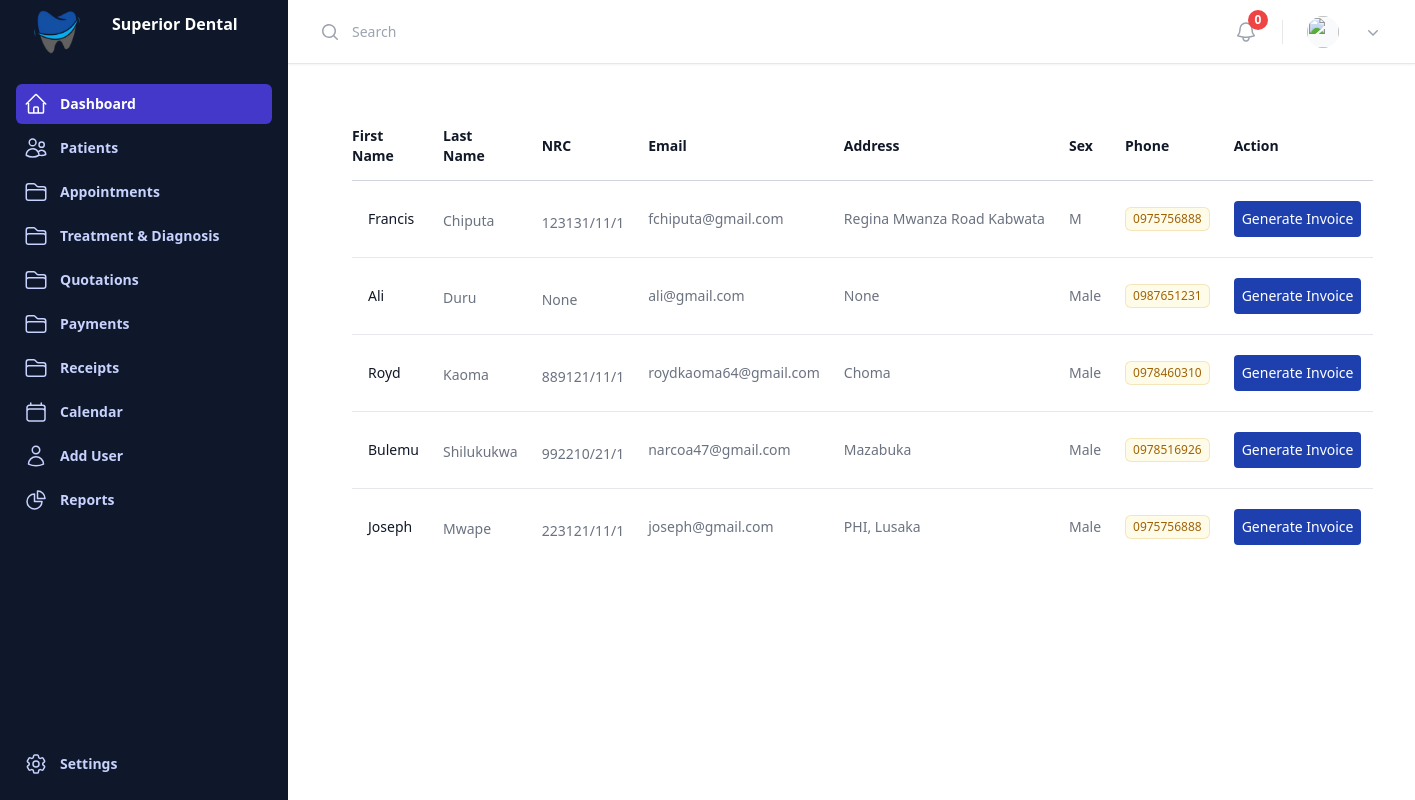
Screenshot of /create_inovice_list/ with the database file from the repository.
### patient/models.py (models this page shows, shortened)
class Patient(models.Model):
    first_name = models.CharField(max_length=50)
    last_name = models.CharField(max_length=50)
    date_of_birth = models.DateField(blank=True, null=True)
    gender_choices = [('M', 'Male'), ('F', 'Female')]
    gender = models.CharField(max_length=1, choices=gender_choices, blank=True, null=True)
    nrc = models.CharField(max_length=55,blank=True, null=True)
    phone = models.CharField(max_length=15)
    email = models.EmailField(unique=True)
    address = models.TextField(blank=True, null=True)
    medical_history = models.TextField(blank=True, null=True)
    is_patient = models.BooleanField(default=False)

### templates/views.py (the view)
# urls.py: path('create_inovice_list/', views.create_invoice_list_view, name='create_invoice_list'),
def create_invoice_list_view(request):
    patients = Patient.objects.filter(is_patient=True)
    return render(request, 'create_invoice.html', {
        'patients': patients
    })

### templates/create_invoice.html (shortened to what this page needs)
{% extends 'base.html' %}
{% block content %}
<div class="inline-block min-w-full py-2 align-middle sm:px-6 lg:px-8">
    <table class="min-w-full divide-y divide-gray-300">
      <thead>
        <tr>
          <th scope="col" class="py-3.5 pl-4 pr-3 text-left text-sm font-semibold text-gray-900 sm:pl-0">First Name</th>
          <th scope="col" class="px-3 py-3.5 text-left text-sm font-semibold text-gray-900">Last Name</th>
          <th scope="col" class="px-3 py-3.5 text-left text-sm font-semibold text-gray-900">NRC</th>
          <th scope="col" class="px-3 py-3.5 text-left text-sm font-semibold text-gray-900">Email</th>
          <th scope="col" class="px-3 py-3.5 text-left text-sm font-semibold text-gray-900">Address</th>
          <th scope="col" class="px-3 py-3.5 text-left text-sm font-semibold text-gray-900">Sex</th>
          <th scope="col" class="px-3 py-3.5 text-left text-sm font-semibold text-gray-900">Phone</th>
          <th scope="col" class="px-3 py-3.5 text-left text-sm font-semibold text-gray-900">Action</th>
        </tr>
      </thead>
      <tbody class="divide-y divide-gray-200 bg-white">
        {% for patients in patients %}
        <tr>
          <td class="whitespace-nowrap py-5 pl-4 pr-3 text-sm sm:pl-0">
            <div class="flex items-center">
              <div class="ml-4">
                <div class="font-medium text-gray-900">{{patients.first_name}}</div>
              </div>
            </div>
          </td>
          <td class="whitespace-nowrap px-3 py-5 text-sm text-gray-500">
              <div class="mt-1 text-gray-500"> {{ patients.last_name }} </div>
          </td>
          <td class="whitespace-nowrap px-3 py-5 text-sm text-gray-500">
              <div class="mt-2 flex items-center text-sm text-gray-500">
                  {{ patients.nrc}}
                </div>
                <td class="whitespace-nowrap px-3 py-5 text-sm text-gray-500">
                    <p class="text-sm text-gray-500">
                        <a href="#" class="hover:underline"> {{ patients.email}}</a>
                      </p>
                </td>
                <td class="whitespace-nowrap px-3 py-5 text-sm text-gray-500">
                  <p class="text-sm text-gray-500">
                     {{ patients.address }}
                    </p>
              </td>
              <td class="whitespace-nowrap px-3 py-5 text-sm text-gray-500">
                  <p class="text-sm text-gray-500">
                     {{ patients.gender }}
                  </p>
              </td>
          </td>
          <td class="whitespace-nowrap px-3 py-5 text-sm text-gray-500">
            <span class="inline-flex items-center rounded-md bg-yellow-50 px-2 py-1 text-xs font-medium text-yellow-700 ring-1 ring-inset ring-yellow-600/20">{{ patients.phone}}</span>
          </td>
          <td  class="whitespace-nowrap px-3 py-5 text-sm flex flex-row gap-1">
            <a href="{% url 'patient_invoice' patients.id %}" class="btn btn-primary p-2 rounded bg-blue-800 text-white">Generate Invoice</a>
        </tr>
        {% endfor %}
      </tbody>
    </table>
  </div>
{% endblock %}

### rows the page displays
Patient: first_name "Francis", last_name "Chiputa", nrc "123131/11/1", email "fchiputa@gmail.com", address "Regina Mwanza Road Kabwata", gender "M", phone "0975756888"
Patient: first_name "Ali", last_name "Duru", nrc "None", email "ali@gmail.com", address "None", gender "Male", phone "0987651231"
Patient: first_name "Royd", last_name "Kaoma", nrc "889121/11/1", email "roydkaoma64@gmail.com", address "Choma", gender "Male", phone "0978460310"
Patient: first_name "Bulemu", last_name "Shilukukwa", nrc "992210/21/1", email "narcoa47@gmail.com", address "Mazabuka", gender "Male", phone "0978516926"
Patient: first_name "Joseph", last_name "Mwape", nrc "223121/11/1", email "joseph@gmail.com", address "PHI, Lusaka", gender "Male", phone "0975756888"
